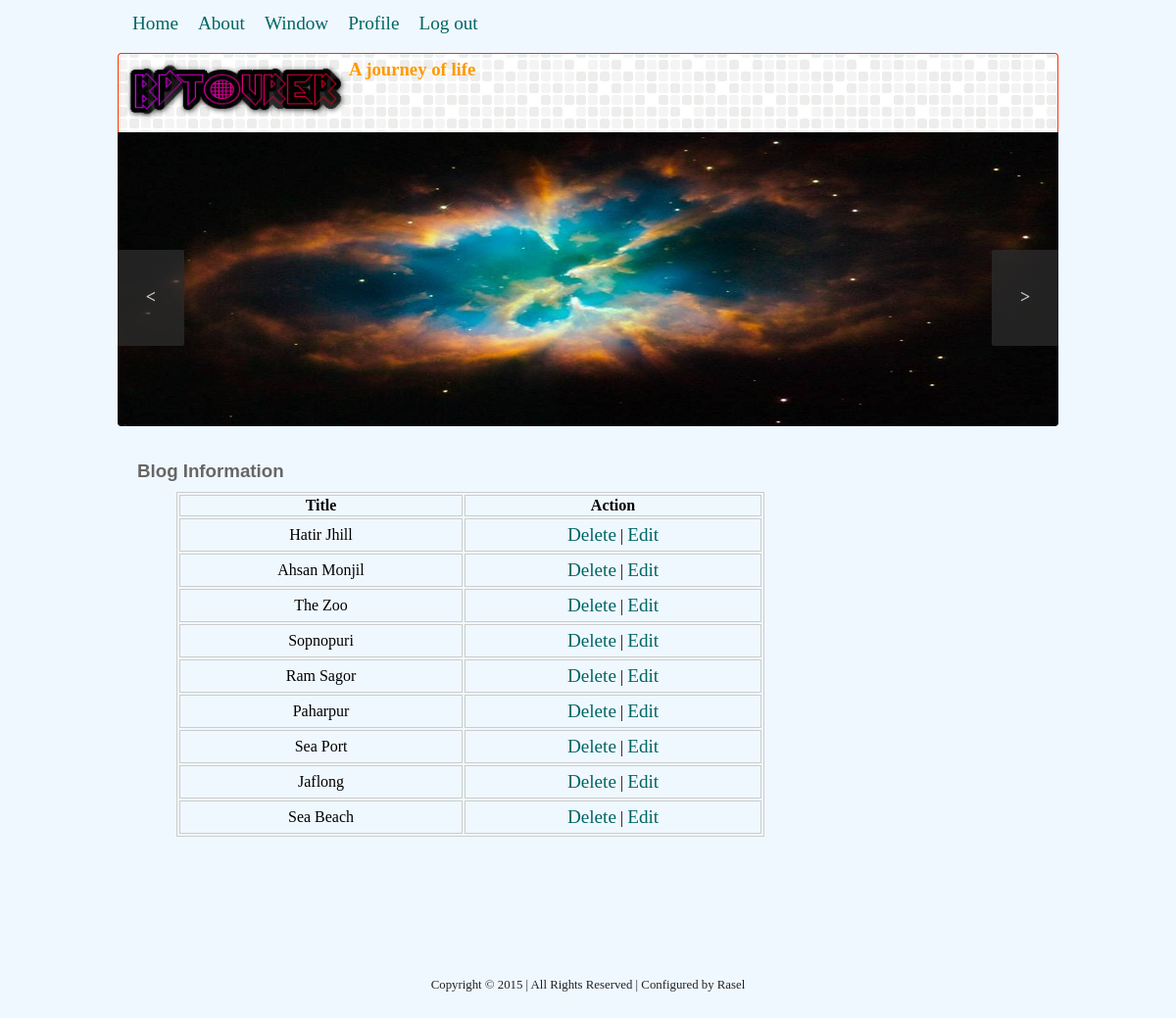
Screenshot of /manage.php (signed in) with the database file from the repository.
### tables this page shows
CREATE TABLE IF NOT EXISTS `article` (
  `article_id` int(11) NOT NULL AUTO_INCREMENT,
  `category_id` int(11) NOT NULL,
  `user_id` int(11) NOT NULL,
  `article_title` varchar(100) NOT NULL,
  `description` text NOT NULL,
  `publication_status` tinyint(1) NOT NULL DEFAULT '1',
  PRIMARY KEY (`article_id`)
);

### class/connection.php (called while the page is built, shortened)
<?php
class Connection {
    function __construct() {
        $this->connector = mysql_connect(HOST, USER, PASSWORD);
	$this->database = mysql_select_db(DATABASE);
    }
}
?>

### class/ini.php (called while the page is built, shortened)
<?php require_once("connection.php"); ?>
<?php require_once("article.php"); ?>
<?php $A = new Article(); ?>

### class/article.php (called while the page is built, shortened)
<?php
class Article extends Sanitize {
    function blog(){
        $result = mysql_query("SELECT * FROM article");
        return $result;
    }
}
?>

### manage.php (the view, shortened to what this page needs)
<?php include("include/header.php"); ?>
<h3>Blog Information</h3>
<table>
    <tr>
        <th>Title</th>
        <th>Action</th>
    </tr>
    <? $result = $A->blog(); ?>
    <? while ($row = mysql_fetch_array($result)) { ?>
    <tr>
       <td><? echo $row['article_title']; ?></td>
       <td>
           <a href="manage.php?drop_id=<? echo $row['article_id']; ?>" onClick="return confirmation();">Delete</a> |
           <a href="edit.php?edit_id=<? echo $row['article_id']; ?>" onClick="return confirmation();">Edit</a>
       </td>
    </tr>
     <? } ?>
</table>
<?php include("include/footer.php"); ?>

### css/default.css (style rules this page uses)
h1,h2,h3,h4,h5,h6,ul { margin: 0; padding: 0; }
html { height: 100%; }
body { height: 100%; margin: 0; padding: 0; background-color: aliceblue; }
section #content h3 { margin: 5px 0; color: #666666; font-family: Gill, Helvetica, sans-serif; }
section #content table { width: 600px; margin: 10px auto; border: 1px solid #ccc; }
#content th, #content tr, #content td { border: 1px solid #ccc; }
#content td { padding: 5px; text-align: center; }
a:link, a:visited { font-size: larger; color: #006666; text-decoration: none; }

### rows the page displays
article: article_title "Hatir Jhill"
article: article_title "Ahsan Monjil"
article: article_title "The Zoo"
article: article_title "Sopnopuri"
article: article_title "Ram Sagor"
article: article_title "Paharpur"
article: article_title "Sea Port"
article: article_title "Jaflong"
article: article_title "Sea Beach"
